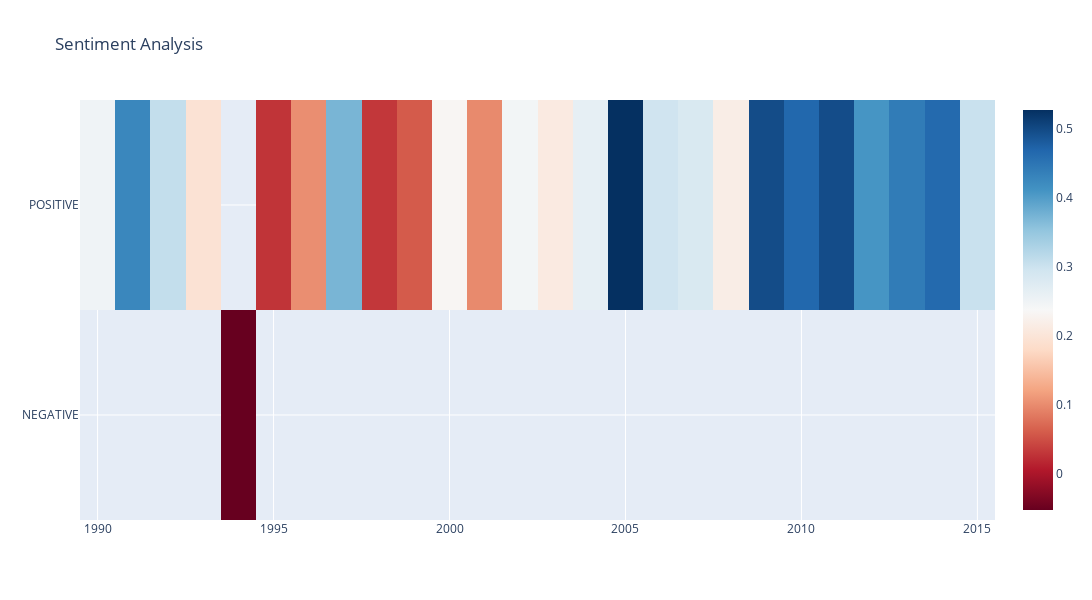

The cell this chart's notebook holds for it:
### Code cell
fig = go.Figure(
    data=go.Heatmap(
        z=pak['Overall_Sentiment_Score'],
        x=pak['year'],
        y=pak["Sentiment_label"],
        colorscale=px.colors.sequential.RdBu,
    )
)

fig.update_layout(
    title=go.layout.Title(
        text="Sentiment Analysis"
    ),
    autosize=False,
    width=1200,
    height=600,
)

fig.update_layout(yaxis_autorange = "reversed")

fig.show()

### Figure 1 — Plotly figure (JSON) as saved in the notebook; plotly's stock layout.template omitted (floating-point values rounded to 4 significant figures)
{"data": [{"colorscale": [[0, "rgb(103,0,31)"], [0.1, "rgb(178,24,43)"], [0.2, "rgb(214,96,77)"], [0.3, "rgb(244,165,130)"], [0.4, "rgb(253,219,199)"], [0.5, "rgb(247,247,247)"], [0.6, "rgb(209,229,240)"], [0.7, "rgb(146,197,222)"], [0.8, "rgb(67,147,195)"], [0.9, "rgb(33,102,172)"], [1, "rgb(5,48,97)"]], "type": "heatmap", "x": [2013, 2008, 1991, 2002, 1996, 2012, 1997, 2010, 1995, 2009, 1999, 2005, 1998, 2003, 2004, 2014, 2011, 2015, 1993, 2000, 1992, 1990, 1994, 2006, 2007, 2001], "y": ["POSITIVE", "POSITIVE", "POSITIVE", "POSITIVE", "POSITIVE", "POSITIVE", "POSITIVE", "POSITIVE", "POSITIVE", "POSITIVE", "POSITIVE", "POSITIVE", "POSITIVE", "POSITIVE", "POSITIVE", "POSITIVE", "POSITIVE", "POSITIVE", "POSITIVE", "POSITIVE", "POSITIVE", "POSITIVE", "NEGATIVE", "POSITIVE", "POSITIVE", "POSITIVE"], "z": [0.441, 0.2172, 0.4269, 0.245, 0.1022, 0.4088, 0.3716, 0.4668, 0.02802, 0.4968, 0.05939, 0.527, 0.0304, 0.211, 0.2638, 0.4638, 0.4964, 0.3028, 0.1946, 0.2319, 0.308, 0.2487, -0.05276, 0.2963, 0.2836, 0.09849]}], "layout": {"autosize": false, "height": 600, "title": {"text": "Sentiment Analysis"}, "width": 1200, "yaxis": {"autorange": "reversed"}}}
